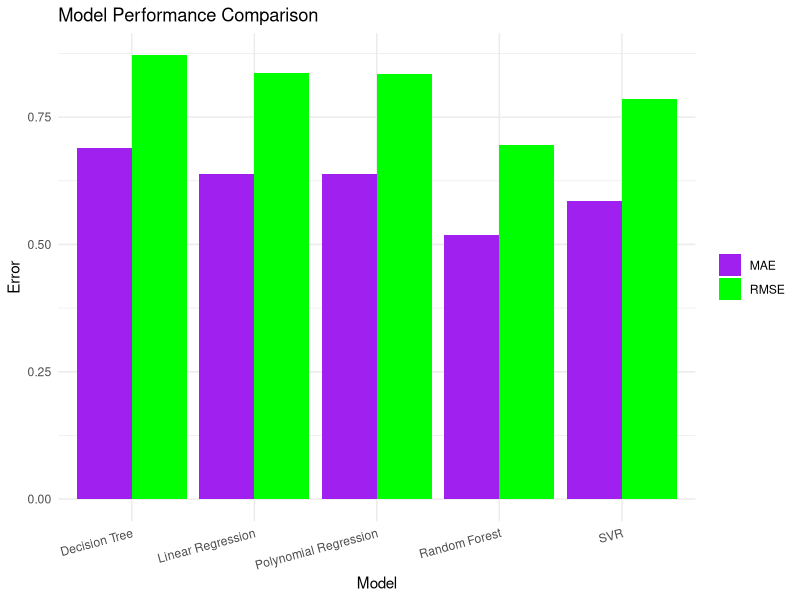
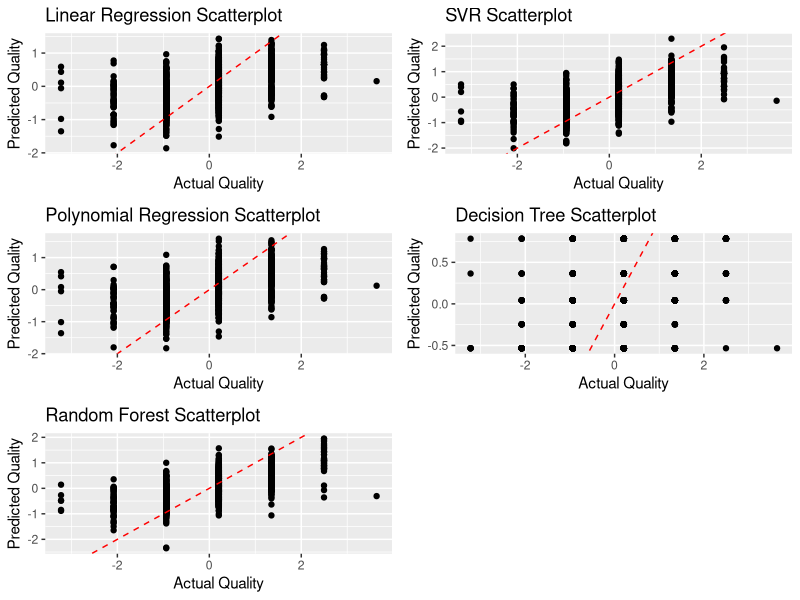

The R source for these figures, in order:
#Installing the required packages
  install.packages('e1071')
  install.packages('rpart')
  install.packages('randomForest')
  install.packages('Metrics')
  install.packages('caTools')
  install.packages('reshape2')

#Using the required packages
  library(e1071)
  library(rpart)
  library(randomForest)
  library(Metrics)
  library(caTools)
  library(ggplot2)
  library(reshape2)
  library(gridExtra)

# Loading the dataset
  data <- read.csv("altered_white_wine_quality_dataset_22.csv")

  
##### Data Preprocessing
  
  # Encoding categorical data
  data$type = factor(data$type,
                         levels = c('white', 'red'),
                         labels = c(1, 2))
  
# Dealing with the missing values
  # Replacing NA values with the mean for each column
  my_data <- lapply(data, function(x) ifelse(is.na(x), mean(x, na.rm = TRUE), x))
  # Converting the list back to a data frame
  my_data <- as.data.frame(my_data)
  
# Splitting the dataset into training and testing sets
  set.seed(123)
  split = sample.split(my_data$quality, SplitRatio = 0.8) # 80% for training & 20% for validation
  training_set = subset(my_data, split == TRUE)
  test_set = subset(my_data, split == FALSE)


# Feature Scaling of Independent variables
# Selecting only the numeric columns for scaling
  numeric_cols <- sapply(training_set, is.numeric)
  training_data_scaled <- training_set
  testing_data_scaled <- test_set
  training_data_scaled[, numeric_cols] <- scale(training_data_scaled[, numeric_cols])
  testing_data_scaled[, numeric_cols] <- scale(testing_data_scaled[, numeric_cols])

  
##### Building the models

# Linear Regression
  lm_model <- lm(quality ~ ., data = training_data_scaled)
  lm_predictions <- predict(lm_model, newdata = testing_data_scaled)
  summary(lm_model)#summarizing the regression result
  
  #Calculating MAE and RMSE values 
  lm_mae <- mae(testing_data_scaled$quality, lm_predictions)
  lm_rmse <- rmse(testing_data_scaled$quality, lm_predictions)


# Support Vector Regression (SVR)
  svr_model <- svm(quality ~ ., data = training_data_scaled)
  svr_predictions <- predict(svr_model, testing_data_scaled)
  
  #Calculating MAE and RMSE values
  svr_mae <- mae(testing_data_scaled$quality, svr_predictions)
  svr_rmse <- rmse(testing_data_scaled$quality, svr_predictions)

# Polynomial Regression
  
  # Polynomial Regression for "quality" using selected independent variables
  poly_model <- lm(quality ~ poly(alcohol, 2) + fixed.acidity + volatile.acidity + citric.acid + 
                     residual.sugar + chlorides + free.sulfur.dioxide + total.sulfur.dioxide + 
                     density + pH + sulphates + type, data = training_data_scaled)
  poly_predictions <- predict(poly_model, newdata = testing_data_scaled)
  
  #Calculating MAE and RMSE values
  poly_mae <- mae(testing_data_scaled$quality, poly_predictions)
  poly_rmse <- rmse(testing_data_scaled$quality, poly_predictions)

# Decision Tree Regression
  d_tree_model <- rpart(quality ~ ., data = training_data_scaled)
  d_tree_predictions <- predict(d_tree_model, testing_data_scaled)
  
  #Calculating MAE and RMSE values
  d_tree_mae <- mae(testing_data_scaled$quality, d_tree_predictions)
  d_tree_rmse <- rmse(testing_data_scaled$quality, d_tree_predictions)

# Random Forest Regression
  rf_model <- randomForest(quality ~ ., data = training_data_scaled, ntree = 800)  # Adjusted the ntree value to 800 comparing
                                                                                # to various values like 300,500, and 1000.
  rf_predictions <- predict(rf_model, testing_data_scaled)
  
  #Calculating MAE and RMSE values
  rf_mae <- mae(testing_data_scaled$quality, rf_predictions)
  rf_rmse <- rmse(testing_data_scaled$quality, rf_predictions)

  
##### Evaluating the models
  
# Compare performance using MAE and RMSE
  results <- data.frame(
    Model = c("Linear Regression", "SVR", "Polynomial Regression", "Decision Tree", "Random Forest"),
    MAE = c(lm_mae, svr_mae, poly_mae, d_tree_mae, rf_mae),
    RMSE = c(lm_rmse, svr_rmse, poly_rmse, d_tree_rmse, rf_rmse)
  )

  print("Performance Metrics (MAE and RMSE):")
  print(results)

# Creating visualizations to show the MAE and RMSE values
  
  # Melting the data frame for visualization
  melted_results <- melt(results, id.vars = "Model")
  
  # Create a bar chart to compare MAE and RMSE
  ggplot(data = melted_results, aes(x = Model, y = value, fill = variable)) +
    geom_bar(stat = "identity", position = "dodge") +
    labs(title = "Model Performance Comparison",
         y = "Error",
         x = "Model") +
    scale_fill_manual(values = c("MAE" = "purple", "RMSE" = "green")) +
    theme_minimal() +
    theme(legend.title = element_blank(),
          axis.text.x = element_text(angle = 15, hjust = 1))

  
  
  # Creating visualizations for Performance Evaluation of models
  
  
  # Linear Regression Scatterplot
  linear_scatterplot <- ggplot(data = testing_data_scaled, aes(x = quality, y = lm_predictions)) +
    geom_point() +
    geom_abline(intercept = 0, slope = 1, color = "red", linetype = "dashed") +
    labs(title = "Linear Regression Scatterplot",
         x = "Actual Quality",
         y = "Predicted Quality")
  
  # SVR Scatterplot
  svr_scatterplot <- ggplot(data = testing_data_scaled, aes(x = quality, y = svr_predictions)) +
    geom_point() +
    geom_abline(intercept = 0, slope = 1, color = "red", linetype = "dashed") +
    labs(title = "SVR Scatterplot",
         x = "Actual Quality",
         y = "Predicted Quality")
  
  # Polynomial Regression Scatterplot
  poly_scatterplot <- ggplot(data = testing_data_scaled, aes(x = quality, y = poly_predictions)) +
    geom_point() +
    geom_abline(intercept = 0, slope = 1, color = "red", linetype = "dashed") +
    labs(title = "Polynomial Regression Scatterplot",
         x = "Actual Quality",
         y = "Predicted Quality")
  
  # Decision Tree Scatterplot
  d_tree_scatterplot <- ggplot(data = testing_data_scaled, aes(x = quality, y = d_tree_predictions)) +
    geom_point() +
    geom_abline(intercept = 0, slope = 1, color = "red", linetype = "dashed") +
    labs(title = "Decision Tree Scatterplot",
         x = "Actual Quality",
         y = "Predicted Quality")
  
  # Random Forest Scatterplot
  rf_scatterplot <- ggplot(data = testing_data_scaled, aes(x = quality, y = rf_predictions)) +
    geom_point() +
    geom_abline(intercept = 0, slope = 1, color = "red", linetype = "dashed") +
    labs(title = "Random Forest Scatterplot",
         x = "Actual Quality",
         y = "Predicted Quality")
  
  # Arranging the scatterplots in a grid
  grid.arrange(linear_scatterplot, svr_scatterplot, poly_scatterplot,
               d_tree_scatterplot, rf_scatterplot, ncol = 2)
